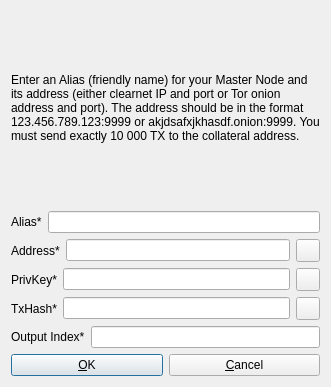
<?xml version="1.0" encoding="UTF-8"?>
<ui version="4.0">
 <class>AddEditAdrenalineNode</class>
 <widget class="QDialog" name="AddEditAdrenalineNode">
  <property name="geometry">
   <rect>
    <x>0</x>
    <y>0</y>
    <width>331</width>
    <height>387</height>
   </rect>
  </property>
  <property name="windowTitle">
   <string>Add/Edit Ion Node</string>
  </property>
  <property name="modal">
   <bool>true</bool>
  </property>
  <layout class="QVBoxLayout" name="verticalLayout">
   <item>
    <widget class="QLabel" name="label_9">
     <property name="sizePolicy">
      <sizepolicy hsizetype="Preferred" vsizetype="Expanding">
       <horstretch>0</horstretch>
       <verstretch>0</verstretch>
      </sizepolicy>
     </property>
     <property name="text">
      <string>&lt;html&gt;&lt;head/&gt;&lt;body&gt;&lt;p&gt;Enter an Alias (friendly name) for your Master Node and its address (either clearnet IP and port or Tor onion address and port). The address should be in the format 123.456.789.123:9999 or akjdsafxjkhasdf.onion:9999. You must send exactly 10 000 TX to the collateral address.&lt;/p&gt;&lt;/body&gt;&lt;/html&gt;</string>
     </property>
     <property name="wordWrap">
      <bool>true</bool>
     </property>
    </widget>
   </item>
   <item>
    <layout class="QHBoxLayout" name="horizontalLayout_4">
     <property name="bottomMargin">
      <number>0</number>
     </property>
     <item>
      <widget class="QLabel" name="label_4">
       <property name="text">
        <string>Alias*</string>
       </property>
      </widget>
     </item>
     <item>
      <widget class="QLineEdit" name="aliasLineEdit"/>
     </item>
    </layout>
   </item>
   <item>
    <layout class="QHBoxLayout" name="horizontalLayout_5">
     <property name="bottomMargin">
      <number>0</number>
     </property>
     <item>
      <widget class="QLabel" name="label_6">
       <property name="text">
        <string>Address*</string>
       </property>
      </widget>
     </item>
     <item>
      <widget class="QLineEdit" name="addressLineEdit"/>
     </item>
     <item>
      <widget class="QToolButton" name="AddEditAddressPasteButton">
       <property name="toolTip">
        <string>Paste address from clipboard</string>
       </property>
       <property name="text">
        <string/>
       </property>
       <property name="icon">
        <iconset resource="../bitcoin.qrc">
         <normaloff>:/icons/editpaste</normaloff>:/icons/editpaste</iconset>
       </property>
       <property name="shortcut">
        <string>Alt+P</string>
       </property>
      </widget>
     </item>
    </layout>
   </item>
   <item>
    <layout class="QHBoxLayout" name="horizontalLayout_3">
     <property name="bottomMargin">
      <number>0</number>
     </property>
     <item>
      <widget class="QLabel" name="label_5">
       <property name="text">
        <string>PrivKey*</string>
       </property>
      </widget>
     </item>
     <item>
      <widget class="QLineEdit" name="privkeyLineEdit"/>
     </item>
     <item>
      <widget class="QToolButton" name="AddEditPrivkeyPasteButton">
       <property name="toolTip">
        <string>Paste address from clipboard</string>
       </property>
       <property name="text">
        <string/>
       </property>
       <property name="icon">
        <iconset resource="../bitcoin.qrc">
         <normaloff>:/icons/editpaste</normaloff>:/icons/editpaste</iconset>
       </property>
       <property name="shortcut">
        <string>Alt+P</string>
       </property>
      </widget>
     </item>
    </layout>
   </item>
   <item>
    <layout class="QHBoxLayout" name="horizontalLayout_2">
     <property name="bottomMargin">
      <number>0</number>
     </property>
     <item>
      <widget class="QLabel" name="label_2">
       <property name="text">
        <string>TxHash*</string>
       </property>
      </widget>
     </item>
     <item>
      <widget class="QLineEdit" name="txhashLineEdit"/>
     </item>
     <item>
      <widget class="QToolButton" name="AddEditTxhashPasteButton">
       <property name="toolTip">
        <string>Paste address from clipboard</string>
       </property>
       <property name="text">
        <string/>
       </property>
       <property name="icon">
        <iconset resource="../bitcoin.qrc">
         <normaloff>:/icons/editpaste</normaloff>:/icons/editpaste</iconset>
       </property>
       <property name="shortcut">
        <string>Alt+P</string>
       </property>
      </widget>
     </item>
    </layout>
   </item>
   <item>
    <layout class="QHBoxLayout" name="horizontalLayout_8">
     <property name="bottomMargin">
      <number>0</number>
     </property>
     <item>
      <widget class="QLabel" name="label_8">
       <property name="text">
        <string>Output Index*</string>
       </property>
      </widget>
     </item>
     <item>
      <widget class="QLineEdit" name="outputindexLineEdit"/>
     </item>
    </layout>
   </item>
   <item>
    <layout class="QHBoxLayout" name="horizontalLayout_Buttons">
     <item>
      <widget class="QPushButton" name="okButton">
       <property name="text">
        <string>&amp;OK</string>
       </property>
      </widget>
     </item>
     <item>
      <widget class="QPushButton" name="cancelButton">
       <property name="text">
        <string>&amp;Cancel</string>
       </property>
       <property name="autoDefault">
        <bool>false</bool>
       </property>
      </widget>
     </item>
    </layout>
   </item>
  </layout>
 </widget>
 <resources>
  <include location="../bitcoin.qrc"/>
 </resources>
 <connections/>
</ui>
